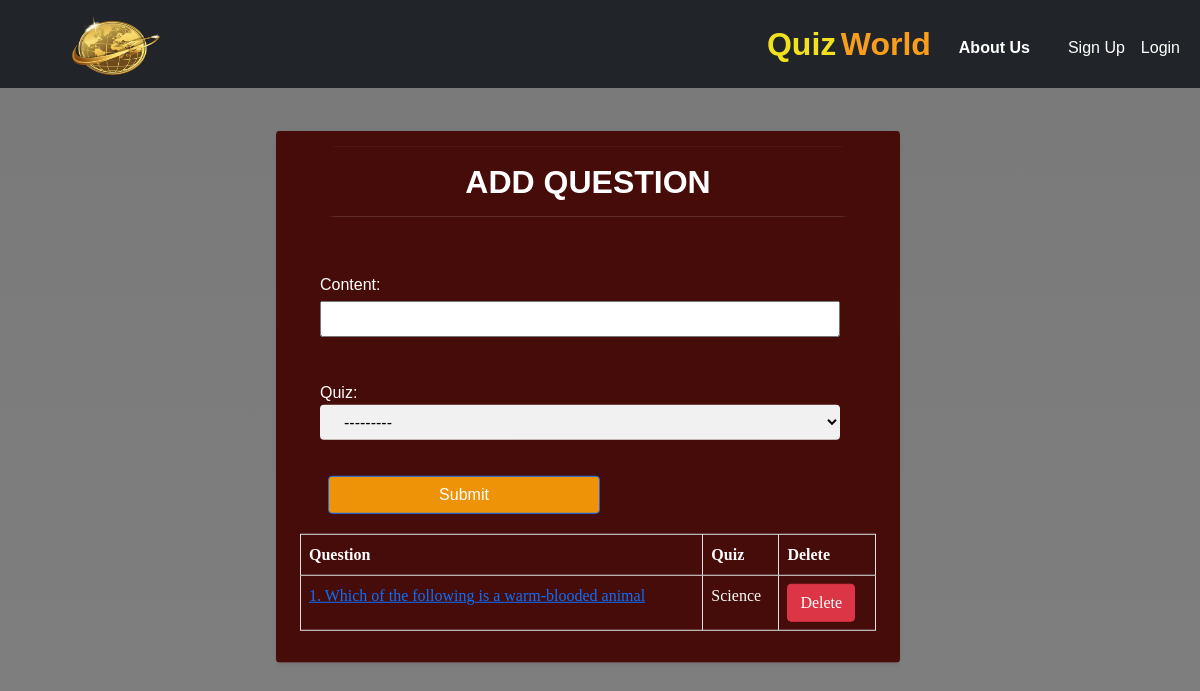
Before: /add_question/ with the older database file.
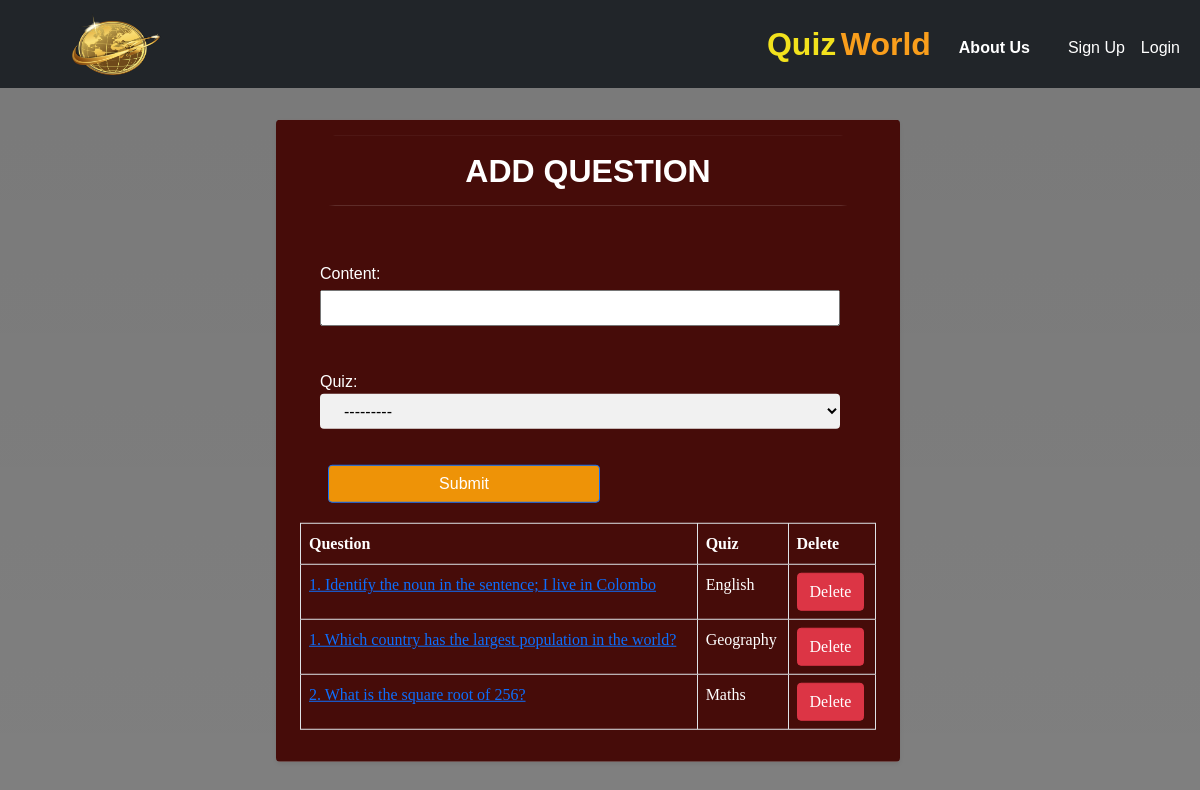
After: the same page with the newer database file.
### quiz/models.py (models this page shows, shortened)
class Question(models.Model):
    content = models.CharField(max_length=200)
    quiz = models.ForeignKey(Quiz, on_delete=models.CASCADE)

class Quiz(models.Model):
    name = models.CharField(max_length=50)
    desc = models.CharField(max_length=500)
    number_of_questions = models.IntegerField(default=1)
    time = models.IntegerField(help_text="Duration of the quiz in seconds", default="1")
    def __str__(self):
        return self.name

### quiz/views.py (the view)
# urls.py: path('add_question/', views.add_question, name='add_question'),
def add_question(request):
    questions = Question.objects.all()
    questions = Question.objects.filter().order_by('-id')
    if request.method == "POST":
        form = QuestionForm(request.POST)
        if form.is_valid():
            form.save()
            return render(request, "add_question.html")
    else:
        form = QuestionForm()
    return render(request, "add_question.html", {'form': form, 'questions': questions})

### quiz/forms.py
class QuestionForm(forms.ModelForm):
    class Meta:
        model = Question
        fields = ('content', 'quiz')

### quiz/Templates/add_question.html (shortened to what this page needs)
{% extends 'base.html' %}
{% block body %}
<div class="row py-3 p-4 bg-light rounded shadow-sm" style="  position: absolute; left: 50%; top: 23%;
    transform: translate(-50%, -10%); background:linear-gradient(90deg, #460C09, #460C09);">
    <h2 class="bg-light rounded-pill px-4 py-3 text-uppercase font-weight-bold"
        style="font-family:inherit;  text-align:center; width:100%; background:linear-gradient(90deg, #460C09, #460C09); color:#FFF;"><b>Add Question</b></h2>
  <form class="row g-4" action="/add_question/" method="POST" style="width: 100%; padding-left: 20px; background:linear-gradient(90deg, #460C09, #460C09); color:#FFF; text-align: left;"> {% csrf_token %}
    {{ form.as_p }}
    <button type="submit" class="btn btn-primary"  style="background-color:#EE9307; width: 50%; margin: 20px; ">Submit</button>
  </form>
  <br>
  <table class="table table-bordered" style="font-family: Times New Roman; color: white;">
    <thead>
      <tr>
        <th>Question</th>
        <th>Quiz</th>
        <th>Delete</th>
      </tr>
    </thead>
    {% for question in questions %}
    <tr>
      <td><a href="/add_options/{{question.id}}/">{{question.content}}</a></td>
      <td>{{question.quiz}}</td>
      <td><a href="/delete_question/{{question.id}}/" class="btn btn-danger">Delete</a></td>
    </tr>
    {% endfor %}
  </table>
</div>
{% endblock %}

Changed rows visible on the page:
removed Question: content "1. Which of the following is a warm-blooded animal", quiz "Science"
added Question: content "1. Identify the noun in the sentence; I live in Colombo", quiz "English"
added Question: content "1. Which country has the largest population in the world?", quiz "Geography"
added Question: content "2. What is the square root of 256?", quiz "Maths"
